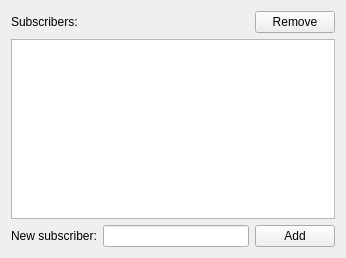
<?xml version="1.0" encoding="UTF-8"?>
<ui version="4.0">
 <class>ReplicationSubscriberWizardPage</class>
 <widget class="QWizardPage" name="ReplicationSubscriberWizardPage">
  <property name="geometry">
   <rect>
    <x>0</x>
    <y>0</y>
    <width>346</width>
    <height>258</height>
   </rect>
  </property>
  <layout class="QVBoxLayout" name="verticalLayout">
   <item>
    <layout class="QHBoxLayout" name="horizontalLayout">
     <item>
      <widget class="QLabel" name="subscribersL">
       <property name="text">
        <string>Subscribers:</string>
       </property>
      </widget>
     </item>
     <item>
      <spacer name="horizontalSpacer">
       <property name="orientation">
        <enum>Qt::Horizontal</enum>
       </property>
       <property name="sizeHint" stdset="0">
        <size>
         <width>40</width>
         <height>20</height>
        </size>
       </property>
      </spacer>
     </item>
     <item>
      <widget class="QPushButton" name="removeSubscriberPB">
       <property name="text">
        <string>Remove</string>
       </property>
      </widget>
     </item>
    </layout>
   </item>
   <item>
    <widget class="QListWidget" name="subscribersLW"/>
   </item>
   <item>
    <layout class="QHBoxLayout" name="horizontalLayout_2">
     <item>
      <widget class="QLabel" name="newSubscriberL">
       <property name="text">
        <string>New subscriber:</string>
       </property>
      </widget>
     </item>
     <item>
      <widget class="QLineEdit" name="newSubscriberLE"/>
     </item>
     <item>
      <widget class="QPushButton" name="addSubscriberPB">
       <property name="text">
        <string>Add</string>
       </property>
      </widget>
     </item>
    </layout>
   </item>
  </layout>
 </widget>
 <layoutdefault spacing="6" margin="11"/>
 <resources/>
 <connections>
  <connection>
   <sender>addSubscriberPB</sender>
   <signal>clicked()</signal>
   <receiver>ReplicationSubscriberWizardPage</receiver>
   <slot>addSubscriberPB_clicked()</slot>
   <hints>
    <hint type="sourcelabel">
     <x>298</x>
     <y>236</y>
    </hint>
    <hint type="destinationlabel">
     <x>172</x>
     <y>128</y>
    </hint>
   </hints>
  </connection>
  <connection>
   <sender>removeSubscriberPB</sender>
   <signal>clicked()</signal>
   <receiver>ReplicationSubscriberWizardPage</receiver>
   <slot>removeSubscriberPB_clicked()</slot>
   <hints>
    <hint type="sourcelabel">
     <x>298</x>
     <y>21</y>
    </hint>
    <hint type="destinationlabel">
     <x>172</x>
     <y>128</y>
    </hint>
   </hints>
  </connection>
 </connections>
 <slots>
  <slot>removeSubscriberPB_clicked()</slot>
  <slot>addSubscriberPB_clicked()</slot>
 </slots>
</ui>
